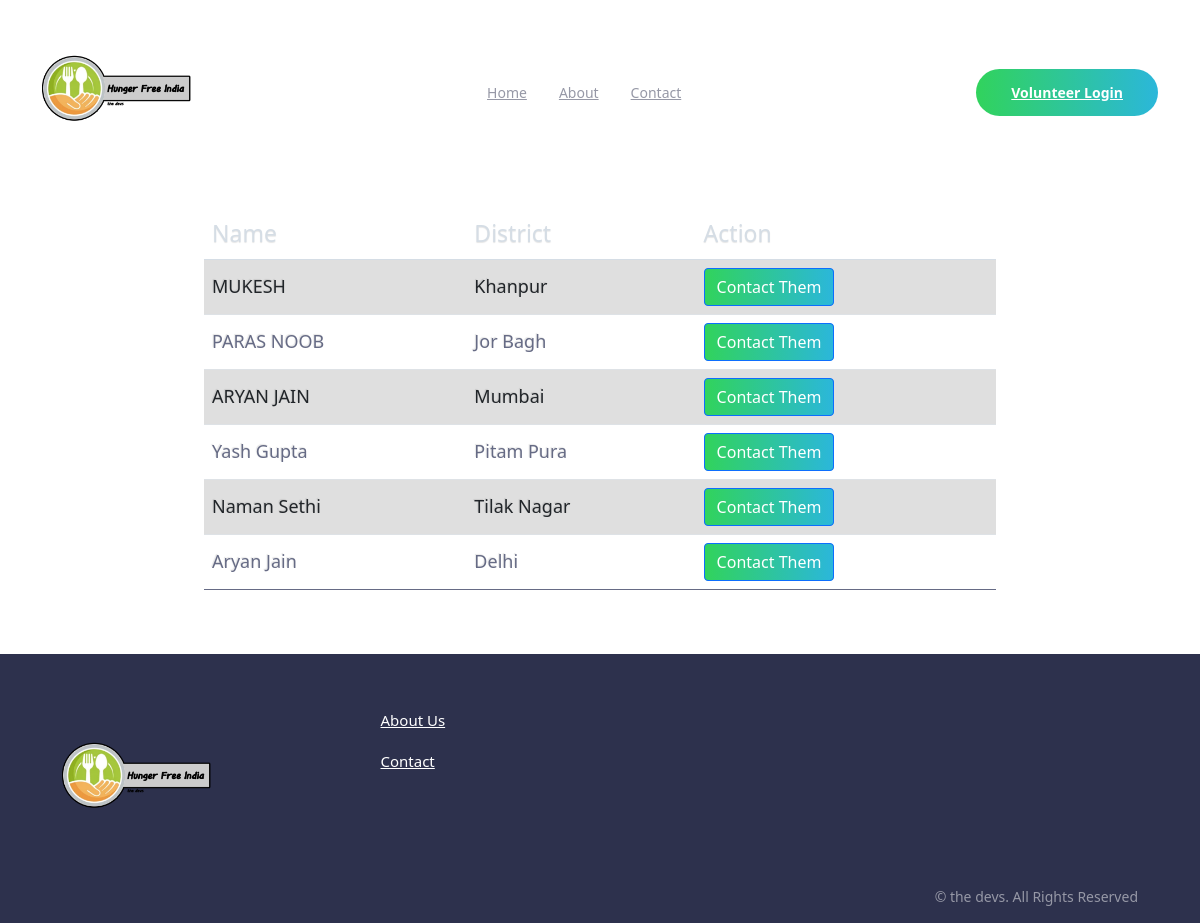
The page /all-volunteers/ on the database as committed earlier.
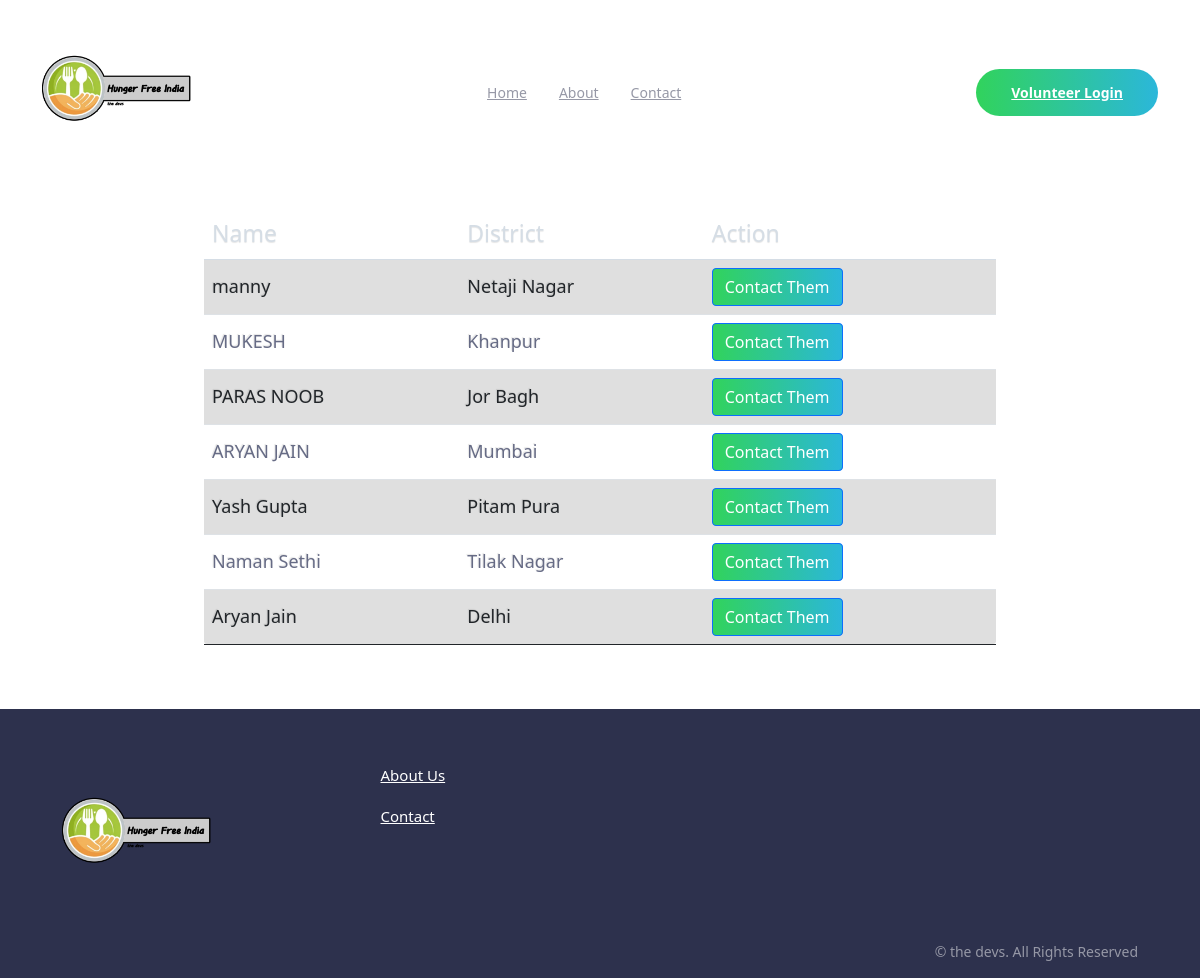
The same page on the database as committed later.
### home/models.py (models this page shows, shortened)
class Volunteer(models.Model):
    name = models.CharField(max_length=100, blank=False, null=False)
    phone_no = PhoneField(unique=True, blank=False, null=False)
    district = models.CharField(max_length=100, choices=district_choices, blank=False, null=False)
    is_active = models.BooleanField(default=True)
    volunteered_by = models.OneToOneField(User, on_delete=models.CASCADE)
    joined_at = models.DateTimeField(auto_now_add=True)
    class Meta:
        verbose_name_plural = 'Volunteer'
        ordering = ['-joined_at']

### home/views.py (the view)
# urls.py: path('all-volunteers/',views.volunteers,name='volunteers'),
def volunteers(request):
    v_query = Volunteer.objects.filter(is_active=True)
    return render(request, 'index/volunteers.html', {'v_query': v_query})

### home/templates/index/volunteers.html (shortened to what this page needs)
{% extends "base.html" %}
{% load static %}
{% block script %}
<link rel="stylesheet" href="{% static 'style/volunteers.css' %}">
<link rel="stylesheet" href="https://stackpath.bootstrapcdn.com/bootstrap/5.0.0-alpha1/css/bootstrap.min.css"
 />
{% endblock script %}
{% block body %}
<div class="row mt-4 justify-content-center">
    <div class="col-8">
        <table class="table table-striped ">
            <thead>
                <tr>
                    <th>Name</th>
                    <th>District</th>
                    <th >Action</th>
                </tr>
            </thead>
            <tbody>
                {% for volunteer in v_query %}
                <tr>
                    <td>{{ volunteer.name }}</td>
                    <td>{{ volunteer.district }}</td>
                    <td>
                        <button class="btn btn-primary" onclick="showPhoneNumber('{{ volunteer.phone_no }}')">Contact
                            Them</button>
                    </td>
                </tr>
                {% endfor %}
            </tbody>
        </table>
    </div>
</div>
{% endblock body %}

Rows that differ between the two databases and show on the page:
added Volunteer: name "manny", district "Netaji Nagar"
